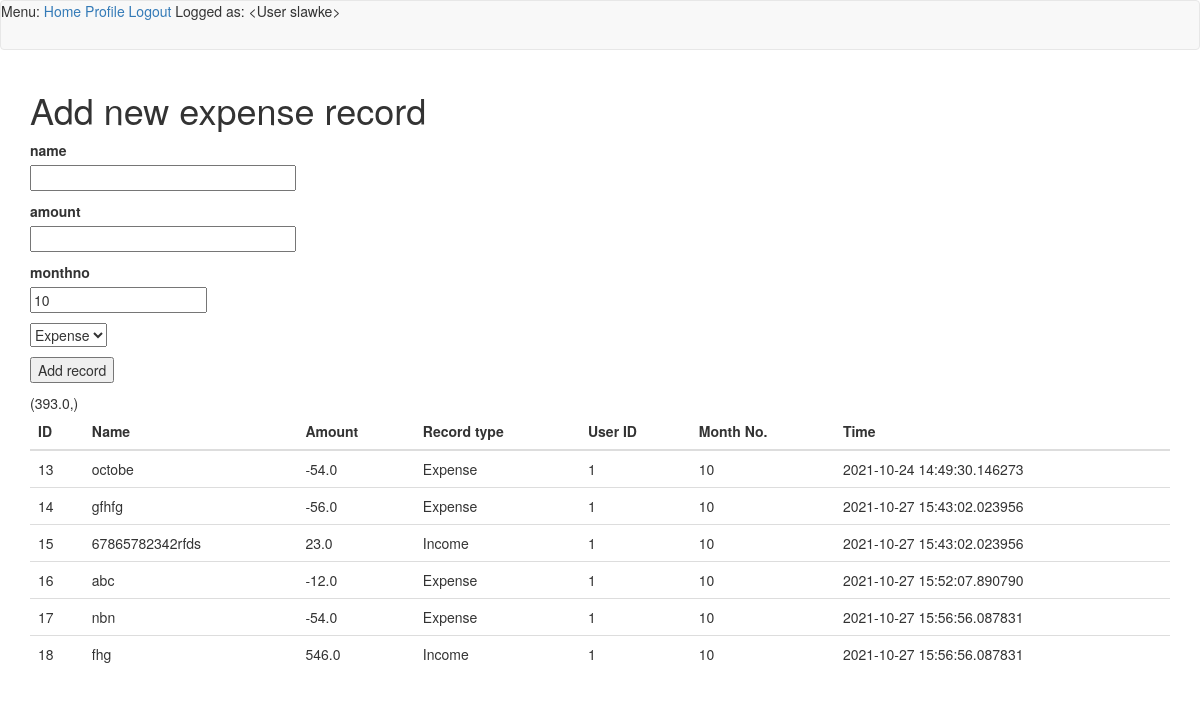
The app's page /add (signed in) with its own data.
### app/models.py (models this page shows, shortened)
class User(UserMixin, db.Model):
    id = db.Column(db.Integer, primary_key=True)
    username = db.Column(db.String(64), index=True, unique=True)
    email = db.Column(db.String(120), index=True, unique=True)
    password_hash = db.Column(db.String(128))
    posts = db.relationship('Post', backref='author', lazy='dynamic')
    def __repr__(self):
        return '<User {}>'.format(self.username)

class Expenses(db.Model):
    id = db.Column(db.Integer, primary_key=True)
    name = db.Column(db.String)
    amount = db.Column(db.String(140))
    monthno = db.Column(db.String, default=str(datetime.utcnow().strftime("%m")))
    timestamp = db.Column(db.DateTime, index=True, default=datetime.utcnow())
    user_id = db.Column(db.String, db.ForeignKey('user.id')) #nullable=False eventually try
    exorin = db.Column(db.String)
    user_nick = db.relationship('User', backref=db.backref('users', lazy=True))

### app/routes.py (the view)
@app.route('/add', methods=['GET'])
def show():
    form = ExpensesForm()
    choosed = form.monthno.data #show records from actual month
    print(choosed)
    exp = Expenses.query.filter(Expenses.monthno == choosed)
    summary = (Expenses.query.with_entities(func.sum(Expenses.amount)).filter(Expenses.monthno == choosed)[0])
    return render_template('add.html', title='Add', exp=exp, summary=summary, form=form)

### app/forms.py
class ExpensesForm(FlaskForm):
    name = StringField('name', validators=[DataRequired()])
    amount = FloatField('amount', validators=[DataRequired()])
    monthno = IntegerField('monthno', default = datetime.utcnow().strftime("%m"))
    exorin = SelectField(u'Expense or Income', choices=[('Expense', 'Expense'), ('Income', 'Income')])
    add = SubmitField('Add record')

### app/models.py (called while the page is built)
@login.user_loader
def load_user(id):
    return User.query.get(int(id))

### app/templates/add.html (shortened to what this page needs)
{% extends "base.html" %}
{% block app_content %}
<body>
    <h1>Add new expense record</h1>
    <form action="" method="post" novalidate>
        <p>
            {{ form.name.label }}<br>
            {{ form.name(size=32) }}
        </p>
        <p>
            {{ form.amount.label }}<br>
            {{ form.amount(size=32) }}
        </p>
        <p>
            {{ form.monthno.label }}<br>
            {{ form.monthno(size=32) }}
        </p>
        <p>{{ form.exorin() }}</p>
        <p>{{ form.add() }}</p>
    </form>
<table class="table table-sm ">
    <thead>
    <tr>
        <th>ID</th>
        <th>Name</th>
        <th>Amount</th>
        <th>Record type</th>
        <th>User ID</th>
        <th>Month No.</th>
        <th>Time</th>
    </tr>
    {% for expenses in exp %}
    <tr>
        <td>{{ expenses.id }} </a></td>
        <td>{{ expenses.name }}</td>
        <td>{{ expenses.amount }}</td>
        <td>{{ expenses.exorin }}</td>
        <td>{{ expenses.user_id }}</td>
        <td>{{ expenses.monthno }}</td>
        <td>{{ expenses.timestamp }}</td>
    </tr>
    {% endfor %}
    </thead>
</table>
</body>
{% endblock %}

### app/templates/base.html (shortened to what this page needs)
{% extends 'bootstrap/base.html' %}
{% block navbar %}
    <nav class="navbar navbar-default">
        <div>
            Menu:
            <a href="{{ url_for('index') }}">Home</a>
            {% if current_user.is_anonymous %}
            <a href="{{ url_for('login') }}">Login</a>
            <a href="{{ url_for('register') }}">Register</a>
            {% else %}
            <a href="{{ url_for('user', username=current_user.username) }}">Profile</a>
            <a href="{{ url_for('logout') }}">Logout</a>
            {% endif %}
            Logged as: {{ current_user }}
        </div>
    </nav>
{% endblock %}
{% block content %}
    <div class="container">
        {% block app_content %}{% endblock %}
    </div>
{% endblock %}

### records on screen
User: username "<User slawke>"
Expenses: id "13", name "octobe", amount "-54.0", exorin "Expense", user_id "1", monthno "10", timestamp "2021-10-24 14:49:30.146273"
Expenses: id "14", name "gfhfg", amount "-56.0", exorin "Expense", user_id "1", monthno "10", timestamp "2021-10-27 15:43:02.023956"
Expenses: id "15", name "67865782342rfds", amount "23.0", exorin "Income", user_id "1", monthno "10", timestamp "2021-10-27 15:43:02.023956"
Expenses: id "16", name "abc", amount "-12.0", exorin "Expense", user_id "1", monthno "10", timestamp "2021-10-27 15:52:07.890790"
Expenses: id "17", name "nbn", amount "-54.0", exorin "Expense", user_id "1", monthno "10", timestamp "2021-10-27 15:56:56.087831"
Expenses: id "18", name "fhg", amount "546.0", exorin "Income", user_id "1", monthno "10", timestamp "2021-10-27 15:56:56.087831"
